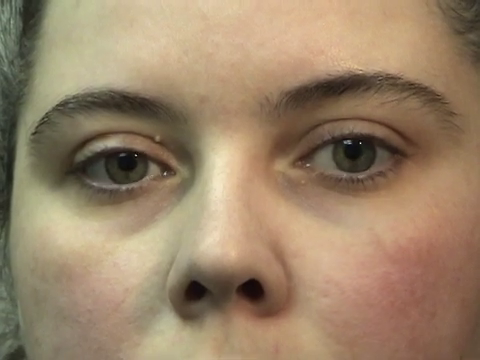
#> input picture frame 50 of video_patient/Nervous_patient/Pendular Nystagmus.mp4, 480 x 360 px, given in place of myVideo.mp4, which was not available
$ python utils.py
#> lines starting #> are read from the running program, lines starting #| are printed output that depends on the picture; after the words box and inside, x2 and y2 are one past the last pixel; in counts of white or black regions, pixels touching at a corner belong together; pictures that were not available may be replaced by others from this repository, and a replacement may not be noted
import cv2 as cv
import numpy as np

# colors
# values =(blue, green, red) opencv accepts BGR values not RGB
BLACK = (0,0,0)
WHITE = (255,255,255)
BLUE = (255,0,0)
RED = (0,0,255)
CYAN = (255,255,0)
YELLOW =(0,255,255)
MAGENTA = (255,0,255)
GRAY = (128,128,128)
GREEN = (0,255,0)
PURPLE = (128,0,128)
ORANGE = (0,165,255)
PINK = (147,20,255)
points_list =[(200, 300), (150, 150), (400, 200)]
def drawColor(img, colors):
    x, y = 0,10
    w, h = 20, 30

    for color in colors:
        x += w+5
        # y += 10
        cv.rectangle(img, (x-6, y-5 ), (x+w+5, y+h+5), (10, 50, 10), -1)
        cv.rectangle(img, (x, y ), (x+w, y+h), color, -1)

def colorBackgroundText(img, text, font, fontScale, textPos, textThickness=1,textColor=(0,255,0), bgColor=(0,0,0), pad_x=3, pad_y=3):
    """
    Draws text with background, with  control transparency
    @param img:(mat) which you want to draw text
    @param text: (string) text you want draw
    @param font: fonts face, like FONT_HERSHEY_COMPLEX, FONT_HERSHEY_PLAIN etc.
    @param fontScale: (double) the size of text, how big it should be.
    @param textPos: tuple(x,y) position where you want to draw text
    @param textThickness:(int) fonts weight, how bold it should be
    @param textPos: tuple(x,y) position where you want to draw text
    @param textThickness:(int) fonts weight, how bold it should be.
    @param textColor: tuple(BGR), values -->0 to 255 each
    @param bgColor: tuple(BGR), values -->0 to 255 each
    @param pad_x: int(pixels)  padding of in x direction
    @param pad_y: int(pixels) 1 to 1.0 (), controls transparency of  text background
    @return: img(mat) with draw with background
    """
    (t_w, t_h), _= cv.getTextSize(text, font, fontScale, textThickness) # getting the text size
    x, y = textPos
    cv.rectangle(img, (x-pad_x, y+ pad_y), (x+t_w+pad_x, y-t_h-pad_y), bgColor,-1) # draw rectangle
    cv.putText(img,text, textPos,font, fontScale, textColor,textThickness ) # draw in text

    return img

def textWithBackground(img, text, font, fontScale, textPos, textThickness=1,textColor=(0,255,0), bgColor=(0,0,0), pad_x=3, pad_y=3, bgOpacity=0.5):
    """
    Draws text with background, with  control transparency
    @param img:(mat) which you want to draw text
    @param text: (string) text you want draw
    @param font: fonts face, like FONT_HERSHEY_COMPLEX, FONT_HERSHEY_PLAIN etc.
    @param fontScale: (double) the size of text, how big it should be.
    @param textPos: tuple(x,y) position where you want to draw text
    @param textThickness:(int) fonts weight, how bold it should be
    @param textPos: tuple(x,y) position where you want to draw text
    @param textThickness:(int) fonts weight, how bold it should be.
    @param textColor: tuple(BGR), values -->0 to 255 each
    @param bgColor: tuple(BGR), values -->0 to 255 each
    @param pad_x: int(pixels)  padding of in x direction
    @param pad_y: int(pixels) 1 to 1.0 (), controls transparency of  text background
    @return: img(mat) with draw with background
    """
    (t_w, t_h), _= cv.getTextSize(text, font, fontScale, textThickness) # getting the text size
    x, y = textPos
    overlay = img.copy() # coping the image
    cv.rectangle(overlay, (x-pad_x, y+ pad_y), (x+t_w+pad_x, y-t_h-pad_y), bgColor,-1) # draw rectangle
    new_img = cv.addWeighted(overlay, bgOpacity, img, 1 - bgOpacity, 0) # overlaying the rectangle on the image.
    cv.putText(new_img,text, textPos,font, fontScale, textColor,textThickness ) # draw in text
    img = new_img

    return img


def textBlurBackground(img, text, font, fontScale, textPos, textThickness=1,textColor=(0,255,0),kneral=(33,33) , pad_x=3, pad_y=3):
    """
    Draw text with background blured,  control the blur value, with kernal(odd, odd)
    @param img:(mat) which you want to draw text
    @param text: (string) text you want draw
    @param font: fonts face, like FONT_HERSHEY_COMPLEX, FONT_HERSHEY_PLAIN etc.
    @param fontScale: (double) the size of text, how big it should be.
    @param textPos: tuple(x,y) position where you want to draw text
    @param textThickness:(int) fonts weight, how bold it should be.
    @param textColor: tuple(BGR), values -->0 to 255 each
    @param kneral: tuple(3,3) int as odd number:  higher the value, more blurry background would be
    @param pad_x: int(pixels)  padding of in x direction
    @param pad_y: int(pixels)  padding of in y direction
    @return: img mat, with text drawn, with background blured

    call the function:
     img =textBlurBackground(img, 'Blured Background Text', cv2.FONT_HERSHEY_COMPLEX, 0.9, (20, 60),2, (0,255, 0), (49,49), 13, 13 )
    """

    (t_w, t_h), _= cv.getTextSize(text, font, fontScale, textThickness) # getting the text size
    x, y = textPos
    blur_roi = img[y-pad_y-t_h: y+pad_y, x-pad_x:x+t_w+pad_x] # croping Text Background
    img[y-pad_y-t_h: y+pad_y, x-pad_x:x+t_w+pad_x]=cv.blur(blur_roi, kneral)  # merging the blured background to img
    cv.putText(img,text, textPos,font, fontScale, textColor,textThickness )
    # cv.imshow('blur roi', blur_roi)
    # cv.imshow('blured', img)

    return img

def fillPolyTrans(img, points, color, opacity):
    """
    @param img: (mat) input image, where shape is drawn.
    @param points: list [tuples(int, int) these are the points custom shape,FillPoly
    @param color: (tuples (int, int, int)
    @param opacity:  it is transparency of image.
    @return: img(mat) image with rectangle draw.

    """
    list_to_np_array = np.array(points, dtype=np.int32)
    overlay = img.copy()  # coping the image
    cv.fillPoly(overlay,[list_to_np_array], color )
    new_img = cv.addWeighted(overlay, opacity, img, 1 - opacity, 0)
    # print(points_list)
    img = new_img
    cv.polylines(img, [list_to_np_array], True, color,1, cv.LINE_AA)
    return img

# [4 lines of commented-out code are left out]

def rectTrans(img, pt1, pt2, color, thickness, opacity):
    """

    @param img: (mat) input image, where shape is drawn.
    @param pt1: tuple(int,int) it specifies the starting point(x,y) os rectangle
    @param pt2: tuple(int,int)  it nothing but width and height of rectangle
    @param color: (tuples (int, int, int), it tuples of BGR values
    @param thickness: it thickness of board line rectangle, if (-1) passed then rectangle will be fulled with color.
    @param opacity:  it is transparency of image.
    @return:
    """
    overlay = img.copy()
    cv.rectangle(overlay, pt1, pt2, color, thickness)
    new_img = cv.addWeighted(overlay, opacity, img, 1 - opacity, 0) # overlaying the rectangle on the image.
    img = new_img

    return img

def main():
    cap = cv.VideoCapture(r"C:\Users\pnaSu\Desktop\openCV_project\myVideo.mp4")
    counter =0
    while True:
        success, img = cap.read()
#> img is the input picture: shape (360, 480, 3); mean B, G, R 104.7, 131.7, 154.4
        # img = np.zeros((1000,1000, 3), dtype=np.uint8)
        img=rectTrans(img, pt1=(30, 320), pt2=(160, 260), color=(0,255,255),thickness=-1, opacity=0.6)
#> in rectTrans, `cv.rectangle(overlay, pt1, pt2, color, thickness)`: overlay: shape (360, 480, 3); 4.62% of pixels changed, all inside (x1, y1, x2, y2) = (30, 260, 161, 321)
        img =fillPolyTrans(img=img, points=points_list, color=(0,255,0), opacity=.5)
#> in fillPolyTrans, `cv.fillPoly(overlay,[list_to_np_array], color )`:
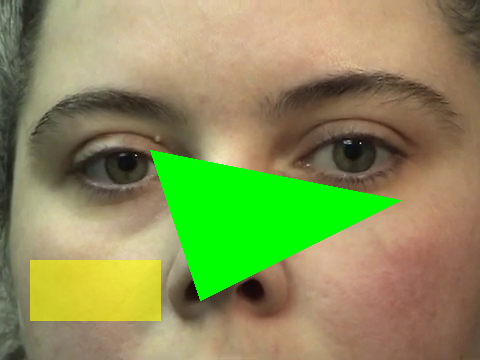
#> overlay: shape (360, 480, 3); mean B, G, R 88.8, 145.4, 138.5
#> in fillPolyTrans, `cv.polylines(img, [list_to_np_array], True, color,1, cv.LINE_AA)`:
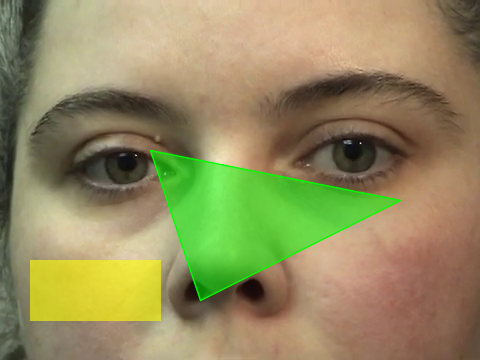
#> img: shape (360, 480, 3); mean B, G, R 94.8, 140.4, 147.2
        drawColor(img, [BLACK,WHITE ,BLUE,RED,CYAN,YELLOW,MAGENTA,GRAY ,GREEN,PURPLE,ORANGE,PINK])
#> the loop in drawColor, `for color in colors:` made 12 passes
#> (color, x) on passes 1 to 12: ((0, 0, 0), 25), ((255, 255, 255), 50), ((255, 0, 0), 75), ((0, 0, 255), 100), ((255, 255, 0), 125), ((0, 255, 255), 150), ((255, 0, 255), 175), ((128, 128, 128), 200), ((0, 255, 0), 225), ((128, 0, 128), 250), ((0, 165, 255), 275), ((147, 20, 255), 300)
#> after the loop in drawColor, `for color in colors:`:
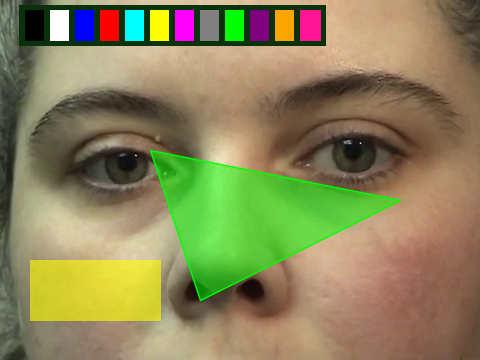
#> img: shape (360, 480, 3); 7.28% of pixels changed, all inside (x1, y1, x2, y2) = (19, 5, 326, 46)
#> after the loop in drawColor, `for color in colors:`: x = 300
        textBlurBackground(img, 'Blured Background Text', cv.FONT_HERSHEY_COMPLEX, 0.8, (60, 140),2, YELLOW, (71,71), 13, 13)
#> in textBlurBackground, `(t_w, t_h), _= cv.getTextSize(text, font, fontScale, textThickness)`: t_w = 338; t_h = 18
#> in textBlurBackground, `img[y-pad_y-t_h: y+pad_y, x-pad_x:x+t_w+pad_x]=cv.blur(blur_roi, kneral)`: img: shape (360, 480, 3); 9.26% of pixels changed, all inside (x1, y1, x2, y2) = (47, 109, 411, 153)
#> in textBlurBackground, `cv.putText(img,text, textPos,font, fontScale, textColor,textThickness )`:
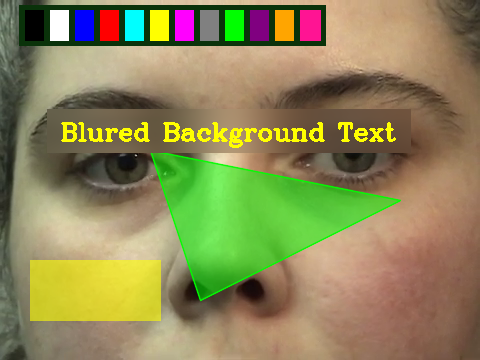
#> img: shape (360, 480, 3); mean B, G, R 88.3, 136.1, 141.6
        img=textWithBackground(img, 'Colored Background Texts', cv.FONT_HERSHEY_SIMPLEX, 0.8, (60,80), textThickness=2, bgColor=GREEN, textColor=BLACK, bgOpacity=0.7, pad_x=6, pad_y=6)
#> in textWithBackground, `(t_w, t_h), _= cv.getTextSize(text, font, fontScale, textThickness)`: t_w = 332; t_h = 18
#> in textWithBackground, `cv.rectangle(overlay, (x-pad_x, y+ pad_y), (x+t_w+pad_x, y-t_h-pad_y),..`:
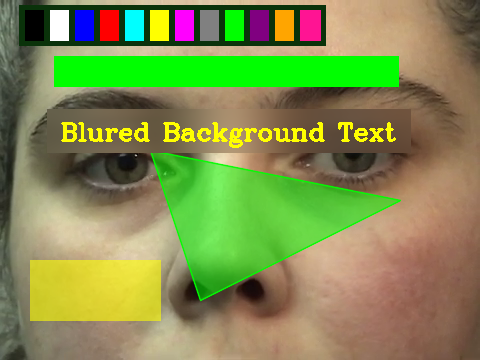
#> overlay: shape (360, 480, 3); 6.19% of pixels changed, all inside (x1, y1, x2, y2) = (54, 56, 399, 87)
#> in textWithBackground, `cv.putText(new_img,text, textPos,font, fontScale, textColor,textThickn..`:
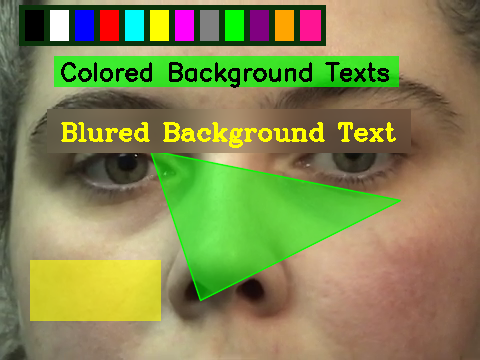
#> new_img: shape (360, 480, 3); mean B, G, R 82.4, 137.4, 133.1
        imgGray = cv.cvtColor(img, cv.COLOR_BGR2GRAY)
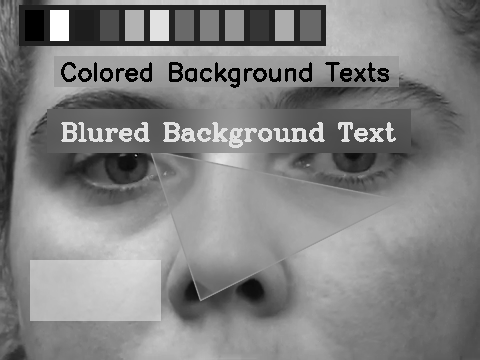
#> imgGray: shape (360, 480); min 0, max 255, mean 129.8
        # cv.imwrite('color_image.png', img)
        counter +=1
        cv.imshow('img', img)
        cv.imwrite(f'image/image_{counter}.png', img)
        if cv.waitKey(1) ==ord('q'):
#> (key q is pressed here)
            break

if __name__ == "__main__":
    main()

$ run again, starting later in the video
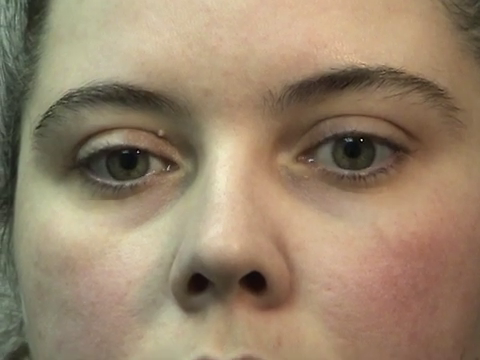
#> input picture frame 225 of video_patient/Nervous_patient/Pendular Nystagmus.mp4, 480 x 360 px, given in place of myVideo.mp4, which was not available
#> in main, img is the input picture: shape (360, 480, 3); mean B, G, R 107.2, 131.9, 152.1
#> the loop in drawColor, `for color in colors:` made 12 passes
#> (color, x) on passes 1 to 8: ((0, 0, 0), 25), ((255, 255, 255), 50), ((255, 0, 0), 75), ((0, 0, 255), 100), ((255, 255, 0), 125), ((0, 255, 255), 150), ((255, 0, 255), 175), ((128, 128, 128), 200)
#> after the loop in drawColor, `for color in colors:`:
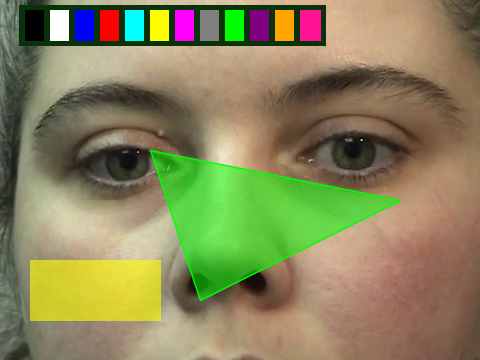
#> img: shape (360, 480, 3); mean B, G, R 91.7, 134, 137.8
#> after the loop in drawColor, `for color in colors:`: x = 300
#> in textBlurBackground, `(t_w, t_h), _= cv.getTextSize(text, font, fontScale, textThickness)`: t_w = 338; t_h = 18
#> in textWithBackground, `(t_w, t_h), _= cv.getTextSize(text, font, fontScale, textThickness)`: t_w = 332; t_h = 18
#> in main, `imgGray = cv.cvtColor(img, cv.COLOR_BGR2GRAY)`:
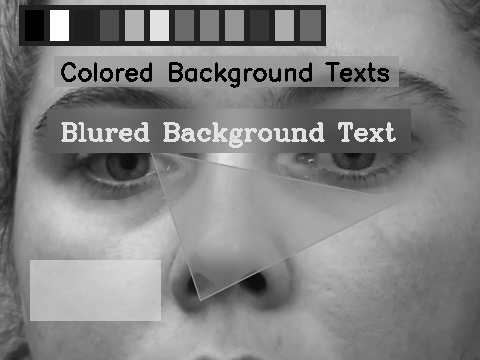
#> imgGray: shape (360, 480); min 0, max 255, mean 130.3

$ run again, starting later in the video
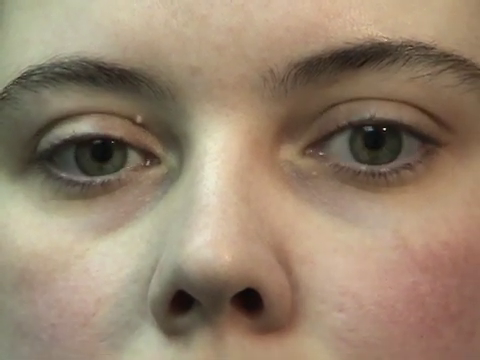
#> input picture frame 401 of video_patient/Nervous_patient/Pendular Nystagmus.mp4, 480 x 360 px, given in place of myVideo.mp4, which was not available
#> in main, img is the input picture: shape (360, 480, 3); mean B, G, R 110.1, 131.7, 151.1
#> the loop in drawColor, `for color in colors:` made 12 passes
#> (color, x) on passes 1 to 8: ((0, 0, 0), 25), ((255, 255, 255), 50), ((255, 0, 0), 75), ((0, 0, 255), 100), ((255, 255, 0), 125), ((0, 255, 255), 150), ((255, 0, 255), 175), ((128, 128, 128), 200)
#> after the loop in drawColor, `for color in colors:`:
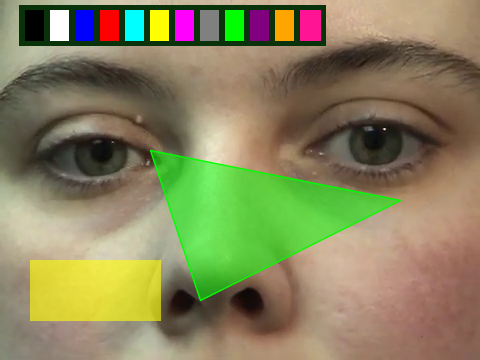
#> img: shape (360, 480, 3); mean B, G, R 93, 132.7, 135.8
#> after the loop in drawColor, `for color in colors:`: x = 300
#> in textBlurBackground, `(t_w, t_h), _= cv.getTextSize(text, font, fontScale, textThickness)`: t_w = 338; t_h = 18
#> in textWithBackground, `(t_w, t_h), _= cv.getTextSize(text, font, fontScale, textThickness)`: t_w = 332; t_h = 18
#> in main, `imgGray = cv.cvtColor(img, cv.COLOR_BGR2GRAY)`:
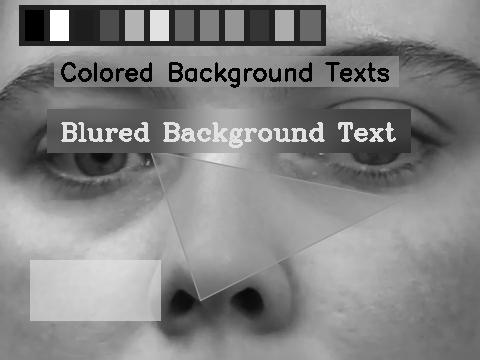
#> imgGray: shape (360, 480); min 0, max 255, mean 131.4
